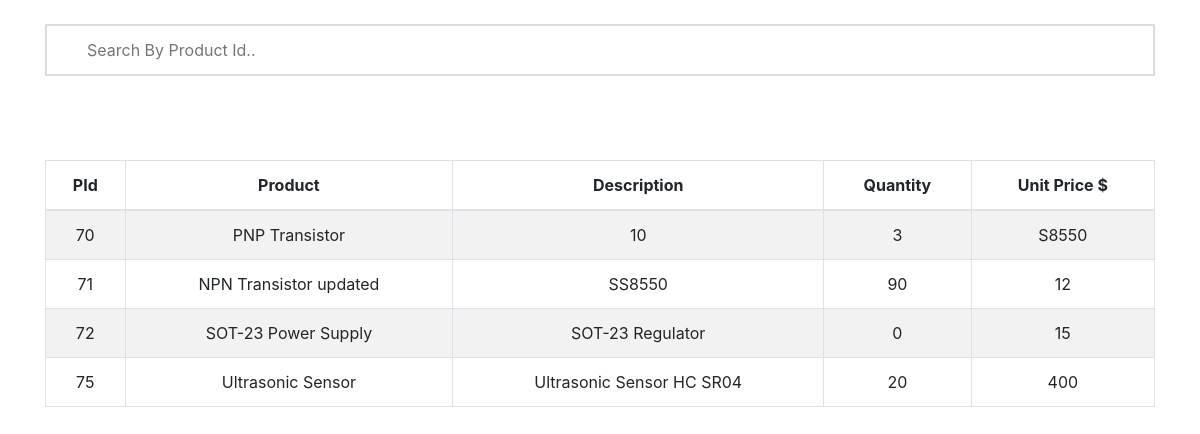
/ProdSel.php, run on the app's committed database.
### tables this page shows
CREATE TABLE "Inventory" (
	"id"	INTEGER NOT NULL,
	"name"	TEXT NOT NULL,
	"Quantity"	NUMERIC NOT NULL,
	"Description"	TEXT NOT NULL,
	"Unit_Price"	NUMERIC NOT NULL,
	PRIMARY KEY("id" AUTOINCREMENT)
);

### ProdSel.php (the view, shortened to what this page needs)
<?php
$con = new PDO("sqlite:Vehicles.db");
?>
<!DOCTYPE html>
<html>
<head>
<link rel="stylesheet" href="https://maxcdn.bootstrapcdn.com/bootstrap/4.0.0/css/bootstrap.min.css">
</head>
<body>
<div class= "container ">
<br>
<div class= "table-responsive">
<input type="text" id="Search" onkeyup="Search()" placeholder="Search By Product Id..">
<table style = 'text-align:center' id = "myRecord" class="table table-bordered table-striped table-hover">
<thead>
<th> PId </th>
<th> Product </th>
<th> Description </th>
<th> Quantity </th>
<th> Unit Price $</th>
</thead>
<tbody>
<?php
  $query= "select * from Inventory";
  $stm=$con->prepare($query);
  $stm->execute();
  $data=$stm->fetchAll(PDO::FETCH_ASSOC);
  foreach($data as $res){
    ?>
    <tr>
            <td><?php echo $res["id"];?></td>
            <td><?php echo $res["name"];?></td>
            <td><?php echo $res["Description"];?></td>
            <td><?php echo $res["Quantity"];?></td>
            <td><?php echo $res["Unit_Price"];?></td>
        <br><form action= "InventoryDu.php" method= "post" enctype="multipart/form-data">
    </tr>
    <?php
  };
?>
        </tbody>
        </table>
        </div>
    </div>
</body>
</html>

### ProdSel.php (style rules this page uses)
table th { width: auto !important; }
#Search { background-position: 10px 10px; width: 100%; font-size: 16px; padding: 12px 20px 12px 40px; border: 2px solid #ddd; margin-bottom: 12px; }

### data on the page
inventory: id "70", name "PNP Transistor", Description "10", Quantity "3", Unit_Price "S8550"
inventory: id "71", name "NPN Transistor updated", Description "SS8550", Quantity "90", Unit_Price "12"
inventory: id "72", name "SOT-23 Power Supply", Description "SOT-23 Regulator", Quantity "0", Unit_Price "15"
inventory: id "75", name "Ultrasonic Sensor", Description "Ultrasonic Sensor HC SR04", Quantity "20", Unit_Price "400"
